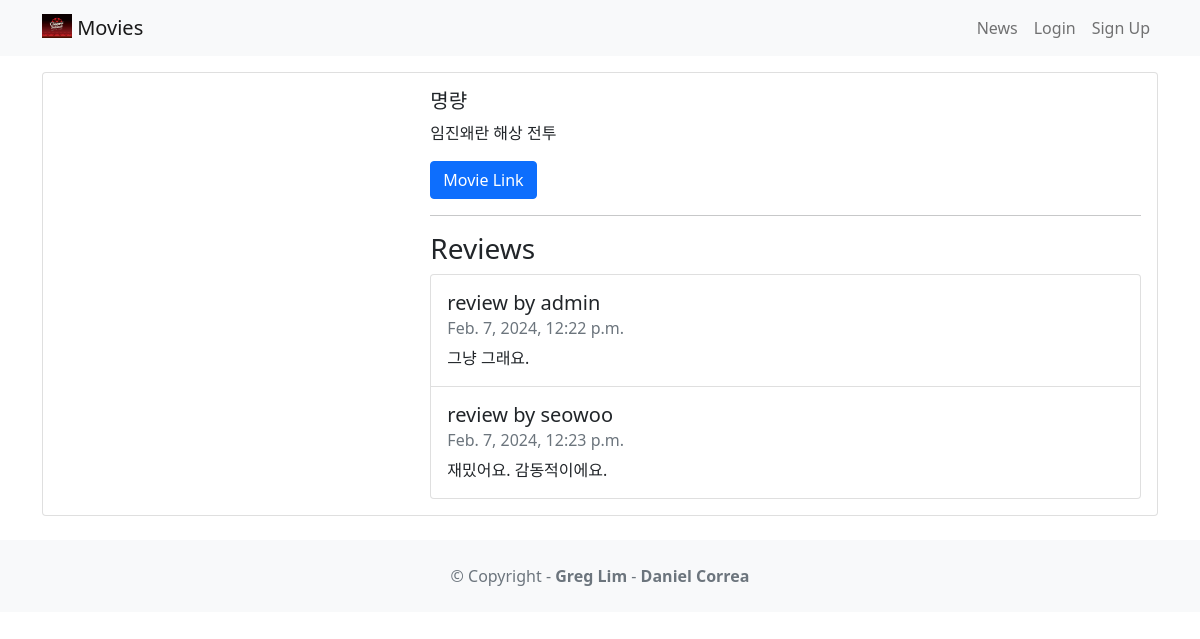
The app's page /movie/2/ with its own data.
### movie/models.py (models this page shows, shortened)
class Movie(models.Model) :
    title = models.CharField(max_length=100)
    description = models.CharField(max_length=250)
    image = models.ImageField(upload_to='movie/images/')
    url = models.URLField(blank=True)

class Review(models.Model):
    text = models.CharField(max_length=100)
    date = models.DateTimeField(auto_now_add=True)
    user = models.ForeignKey(User, on_delete=models.CASCADE)
    movie = models.ForeignKey(Movie,on_delete=models.CASCADE)
    watchAgain= models.BooleanField()

### movie/views.py (the view)
# urls.py: path('<int:movie_id>/', views.detail, name='detail'),
def detail(request, movie_id):
    movie = get_object_or_404(Movie, pk=movie_id)
    reviews = movie.review_set.all()
    return render(request, 'detail.html', {'movie':movie, 'reviews':reviews})

### movie/templates/detail.html (shortened to what this page needs)
{% extends 'base.html' %}
{% block content %}
<div class="card mb-3">
    <div class="row g-0">
        <div class="col-md-4">
        </div>
        <div class="col-md-8">
            <div class="card-body">
                <h5 class="card-title">{{ movie.title}}</h5>
                <p class="card-text">{{ movie.description}}</p>
                <p class="card-text">
                    {% if movie.url %}
                    <a href="{{ movie.url}}"
                    class="btn btn-primary">
                    Movie Link
                </a>
                {% endif%}
                </p>
                <hr />
                <h3> Reviews </h3>
                <ul class="list-group">
                {% for review in reviews %}
                    <li class="list-group-item pb-3 pt-3">
                        <h5 class="card-title">
                            review by {{ review.user.username }}
                        </h5>
                        <h6 class="card-subtitle mb-2 text-muted">
                            {{ review.date }}
                        </h6>
                        <p class="card-text">{{ review.text }}</p>
                    </li>
                {% endfor %}
                </ul>
            </div>
        </div>
    </div>
</div>
{% endblock content%}

### records on screen
Movie: title "명량", description "임진왜란 해상 전투"
Review: user.username "admin", date "Feb. 7, 2024, 12:22 p.m.", text "그냥 그래요."
Review: user.username "seowoo", date "Feb. 7, 2024, 12:23 p.m.", text "재밌어요. 감동적이에요."
